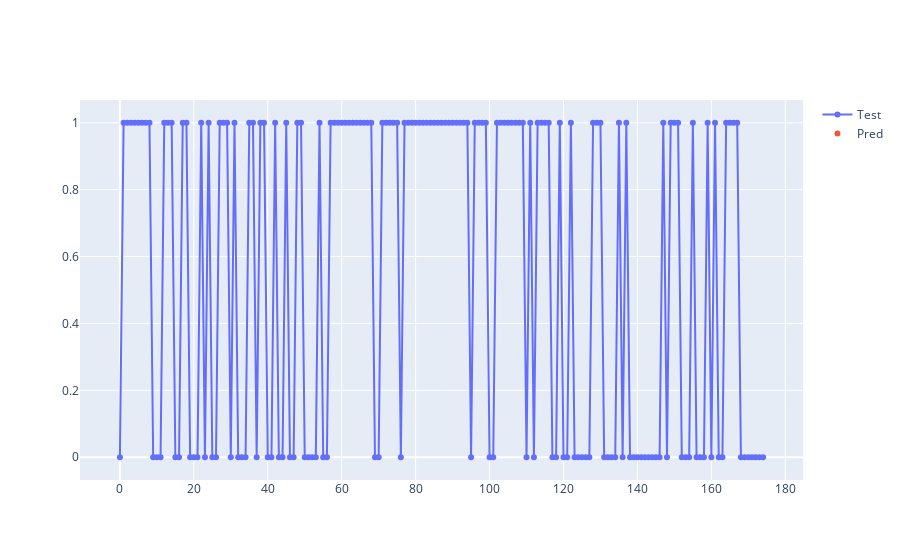

Notebook code for this chart:
### Code cell
# Plot predicted vs test!

import plotly.graph_objects as go
 
fig = go.Figure()
 
 
fig.add_trace(go.Scatter(x=np.arange(0,len(y_test)), y=y_test,
                    mode='markers+lines',
                    name='Test'))
fig.add_trace(go.Scatter(x=np.arange(0,len(y_test)), y=y_pred,
                    mode='markers',
                    name='Pred'))

### Figure 1 — Plotly figure (JSON) as saved in the notebook; plotly's stock layout.template omitted (floating-point values rounded to 4 significant figures; data arrays with more than 128 entries replaced by an {"elided": "..."} marker saying what was removed)
{"data": [{"mode": "markers+lines", "name": "Test", "type": "scatter", "x": {"elided": "175 int values"}, "y": {"elided": "175 int values"}}, {"mode": "markers", "name": "Pred", "type": "scatter", "x": {"elided": "175 int values"}, "y": {"elided": "175x1 int values"}}], "layout": {}}
